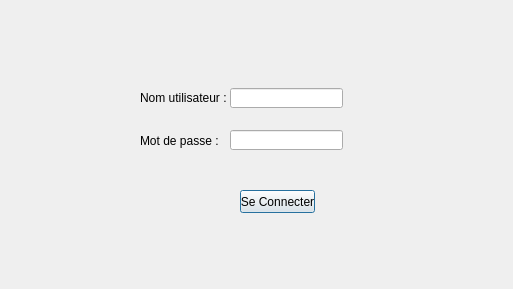
<?xml version="1.0" encoding="UTF-8"?>
<ui version="4.0">
 <class>Login</class>
 <widget class="QDialog" name="Login">
  <property name="geometry">
   <rect>
    <x>0</x>
    <y>0</y>
    <width>513</width>
    <height>289</height>
   </rect>
  </property>
  <property name="windowTitle">
   <string>Dialog</string>
  </property>
  <widget class="QLabel" name="label">
   <property name="geometry">
    <rect>
     <x>140</x>
     <y>82</y>
     <width>91</width>
     <height>31</height>
    </rect>
   </property>
   <property name="text">
    <string>Nom utilisateur :</string>
   </property>
  </widget>
  <widget class="QLabel" name="label_2">
   <property name="geometry">
    <rect>
     <x>140</x>
     <y>125</y>
     <width>91</width>
     <height>31</height>
    </rect>
   </property>
   <property name="text">
    <string>Mot de passe :</string>
   </property>
  </widget>
  <widget class="QLineEdit" name="nomutil">
   <property name="geometry">
    <rect>
     <x>230</x>
     <y>88</y>
     <width>113</width>
     <height>20</height>
    </rect>
   </property>
  </widget>
  <widget class="QLineEdit" name="mdp">
   <property name="geometry">
    <rect>
     <x>230</x>
     <y>130</y>
     <width>113</width>
     <height>20</height>
    </rect>
   </property>
  </widget>
  <widget class="QPushButton" name="cnxbouton">
   <property name="geometry">
    <rect>
     <x>240</x>
     <y>190</y>
     <width>75</width>
     <height>23</height>
    </rect>
   </property>
   <property name="text">
    <string>Se Connecter</string>
   </property>
  </widget>
  <widget class="QLabel" name="msg">
   <property name="geometry">
    <rect>
     <x>190</x>
     <y>160</y>
     <width>171</width>
     <height>20</height>
    </rect>
   </property>
   <property name="text">
    <string/>
   </property>
  </widget>
 </widget>
 <resources/>
 <connections/>
</ui>
